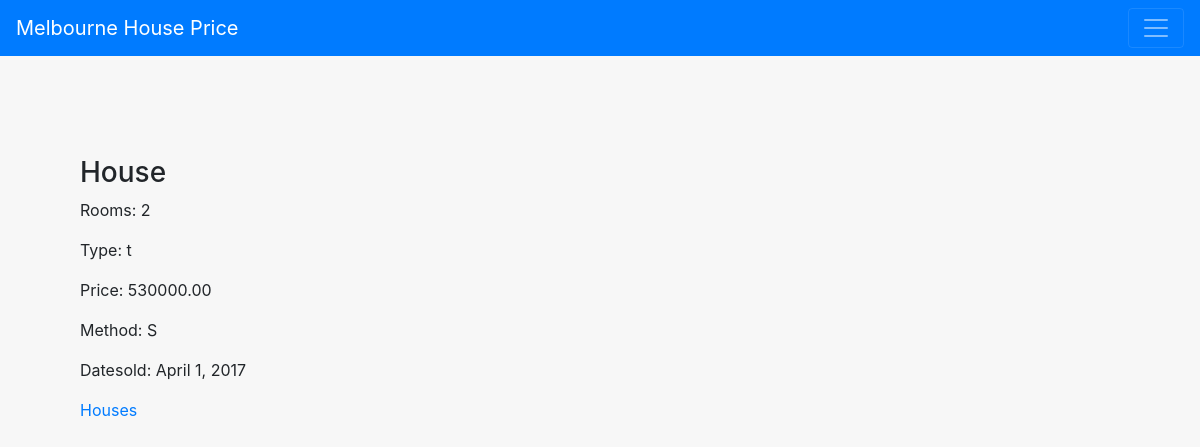
Screenshot of /melbournehseprice/housedetail/3 with the database file from the repository.
### melbournehseprice/models.py (models this page shows, shortened)
class House(models.Model):
    rooms = models.IntegerField(default=0)
    hsetype = models.CharField(max_length=1)
    price = models.FloatField(default=0)
    method = models.CharField(max_length=3)
    datesold = models.DateField()

### melbournehseprice/views.py (the view)
class HouseDetail(DetailView):
    model = House
    template_name = 'melbournehseprice/housedetail.html'

### melbournehseprice/templates/melbournehseprice/housedetail.html
{% extends 'melbournehseprice/base.html'%}
{% block content %}
  <h3>House</h3>
  <p>Rooms: {{ object.rooms }} </p>
  <p>Type: {{ object.hsetype }}</p>
  <p>Price: {{ object.price | floatformat:2 }}</p>
  <p>Method: {{ object.method }}</p>
  <p>Datesold: {{ object.datesold }}</p>
  <span><a href="{% url 'houselist' %}">Houses</a></span>
{% endblock %}

### melbournehseprice/static/melbournehseprice/style.css (style rules this page uses)
body { background-color: #F7F7F7; overflow: grid-auto-flow; }

### rows the page displays
House: rooms "2", hsetype "t", price "530000.00", method "S", datesold "April 1, 2017"
